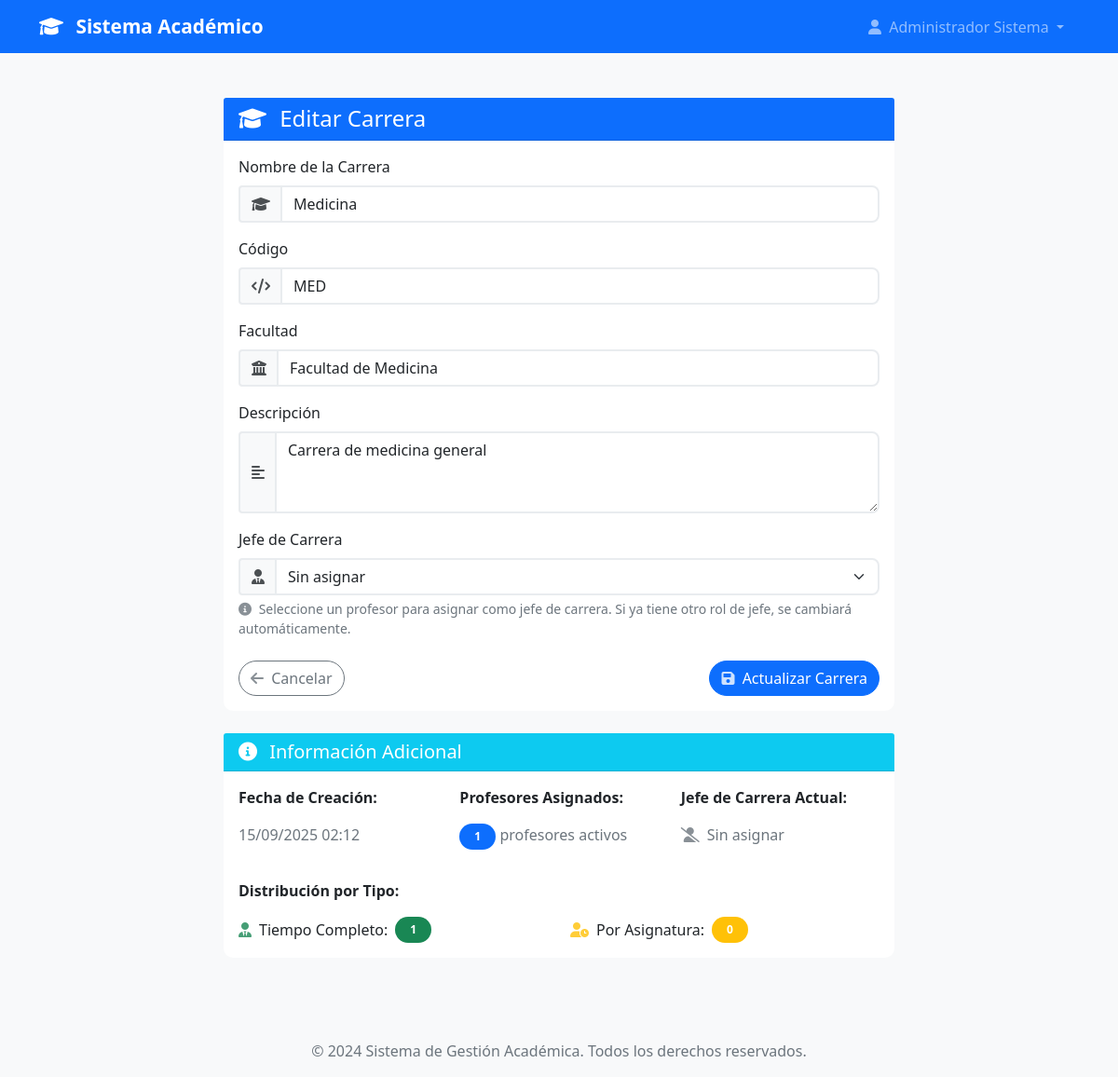
Page /admin/carreras/2/editar (signed in) on the earlier database version.
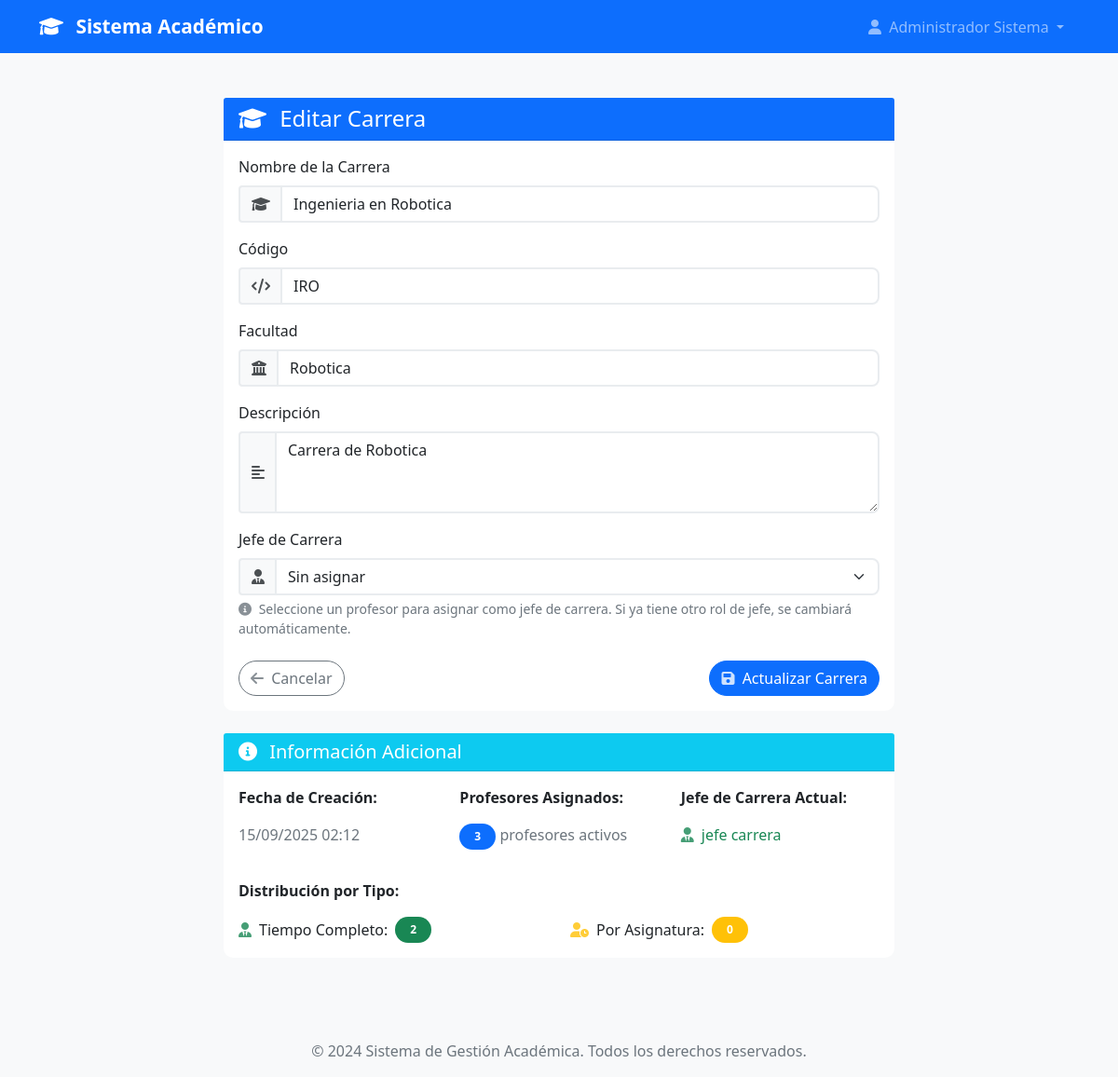
Same page on the later database version.
### models.py (models this page shows, shortened)
class Carrera(db.Model):
    id = db.Column(db.Integer, primary_key=True)
    nombre = db.Column(db.String(150), nullable=False, unique=True)
    codigo = db.Column(db.String(10), nullable=False, unique=True)  # Ej: "ING-SIS", "MED", etc.
    descripcion = db.Column(db.Text)
    facultad = db.Column(db.String(100))
    activa = db.Column(db.Boolean, default=True)
    fecha_creacion = db.Column(db.DateTime, default=datetime.utcnow)
    creada_por = db.Column(db.Integer, db.ForeignKey('user.id'), nullable=False)
    creador = db.relationship('User', foreign_keys=[creada_por], backref=db.backref('carreras_creadas', lazy=True))
    def get_profesores_count(self):
        profesores_many_to_many = User.query.filter(
            User.carreras.any(id=self.id),
            User.rol.in_(['profesor_completo', 'profesor_asignatura']),
            User.activo == True
        ).count()
        jefes_carrera = User.query.filter(
            User.carrera_id == self.id,
            User.rol == 'jefe_carrera',
            User.activo == True
        ).count()
        return profesores_many_to_many + jefes_carrera
    def get_profesores_completos_count(self):
        return User.query.filter(
            User.carreras.any(id=self.id),
            User.rol == 'profesor_completo',
            User.activo == True
        ).count()
    def get_profesores_asignatura_count(self):
        return User.query.filter(
            User.carreras.any(id=self.id),
            User.rol == 'profesor_asignatura',
            User.activo == True
        ).count()
    def get_jefe_carrera(self):
        return User.query.filter(
            User.carrera_id == self.id,
            User.rol == 'jefe_carrera',
            User.activo == True
        ).first()
    def tiene_jefe_carrera(self):
        return self.get_jefe_carrera() is not None
    def get_jefe_carrera_nombre(self):
        jefe = self.get_jefe_carrera()
        return jefe.get_nombre_completo() if jefe else 'Sin asignar'

class User(UserMixin, db.Model):
    id = db.Column(db.Integer, primary_key=True)
    username = db.Column(db.String(80), unique=True, nullable=False)
    email = db.Column(db.String(120), unique=True, nullable=False)
    password_hash = db.Column(db.String(120), nullable=False)
    nombre = db.Column(db.String(100), nullable=False)
    apellido = db.Column(db.String(100), nullable=False)
    telefono = db.Column(db.String(20))
    imagen_perfil = db.Column(db.String(200))  # Ruta de la imagen de perfil
    rol = db.Column(db.String(20), nullable=False)
    tipo_profesor = db.Column(db.String(20))
    carreras = db.relationship('Carrera', secondary=user_carreras, backref=db.backref('usuarios', lazy=True))
    carrera_id = db.Column(db.Integer, db.ForeignKey('carrera.id'))
    carrera = db.relationship('Carrera', foreign_keys=[carrera_id], backref=db.backref('jefe_carrera', uselist=False))
    fecha_registro = db.Column(db.DateTime, default=datetime.utcnow)
    activo = db.Column(db.Boolean, default=True)
    def get_nombre_completo(self):
        return f"{self.nombre} {self.apellido}"
    def is_admin(self):
        return self.rol == 'admin'

### app.py (the view, shortened to what this page needs)
@app.route('/admin/carreras/<int:id>/editar', methods=['GET', 'POST'])
@login_required
def editar_carrera(id):
    if not current_user.is_admin():
        flash('No tienes permisos para acceder a esta página.', 'error')
        return redirect(url_for('dashboard'))
    carrera = Carrera.query.get_or_404(id)
    if not carrera.activa:
        flash('Esta carrera no está disponible.', 'error')
        return redirect(url_for('gestionar_carreras'))
    form = CarreraForm()
    form._carrera_id = carrera.id  # Para validación de código único
    if request.method == 'GET':
        form.nombre.data = carrera.nombre
        form.codigo.data = carrera.codigo
        form.descripcion.data = carrera.descripcion
        form.facultad.data = carrera.facultad
        jefe_actual = carrera.get_jefe_carrera()
        if jefe_actual:
            form.jefe_carrera_id.data = str(jefe_actual.id)
        else:
            form.jefe_carrera_id.data = ''
    return render_template('admin/carrera_form.html', form=form, carrera=carrera, titulo="Editar Carrera")

### app.py (called while the page is built)
@login_manager.user_loader
def load_user(user_id):
    return User.query.get(int(user_id))

@app.context_processor
def inject_user_counts():
    if current_user.is_authenticated and current_user.is_admin():
        return dict(
            total_users=User.query.count(),
            total_admins=User.query.filter_by(rol='admin').count(),
            total_jefes=User.query.filter_by(rol='jefe_carrera').count(),
            total_profesores=User.query.filter(User.rol.in_(['profesor_completo', 'profesor_asignatura'])).count()
        )
    return dict()

### templates/admin/carrera_form.html (shortened to what the changed rows need)
{% extends "base.html" %}
{% block content %}
<div class="container mt-4">
    <div class="row justify-content-center">
        <div class="col-md-8">
            <div class="card">
                <div class="card-body">
                    <form method="POST">
                        <div class="mb-3">
                            <div class="input-group">
                                <span class="input-group-text">
                                    <i class="fas fa-graduation-cap"></i>
                                </span>
                                {{ form.nombre(class="form-control", placeholder="Ej: Ingeniería en Sistemas") }}
                            </div>
                        </div>
                        <div class="mb-3">
                            <div class="input-group">
                                <span class="input-group-text">
                                    <i class="fas fa-code"></i>
                                </span>
                                {{ form.codigo(class="form-control", placeholder="Ej: ISI, IND, MKT") }}
                            </div>
                        </div>
                        <div class="mb-3">
                            <div class="input-group">
                                <span class="input-group-text">
                                    <i class="fas fa-university"></i>
                                </span>
                                {{ form.facultad(class="form-control", placeholder="Ej: Facultad de Ingeniería") }}
                            </div>
                        </div>
                        <div class="mb-3">
                            <div class="input-group">
                                <span class="input-group-text">
                                    <i class="fas fa-align-left"></i>
                                </span>
                                {{ form.descripcion(class="form-control", rows="3", placeholder="Descripción opcional de la carrera...") }}
                            </div>
                        </div>
                    </form>
                </div>
            </div>
            {% if carrera %}
            <div class="card mt-4">
                <div class="card-header bg-info text-white">
                    <h5 class="mb-0">
                        <i class="fas fa-info-circle me-2"></i>
                        Información Adicional
                    </h5>
                </div>
                <div class="card-body">
                    <div class="row">
                        <div class="col-md-4">
                            <p><strong>Fecha de Creación:</strong></p>
                            <p class="text-muted">{{ carrera.fecha_creacion.strftime('%d/%m/%Y %H:%M') }}</p>
                        </div>
                        <div class="col-md-4">
                            <p><strong>Profesores Asignados:</strong></p>
                            <p class="text-muted">
                                <span class="badge bg-primary">{{ carrera.get_profesores_count() }}</span>
                                profesores activos
                            </p>
                        </div>
                        <div class="col-md-4">
                            <p><strong>Jefe de Carrera Actual:</strong></p>
                            {% if carrera.tiene_jefe_carrera() %}
                                <p class="text-success">
                                    <i class="fas fa-user-tie me-1"></i>
                                    {{ carrera.get_jefe_carrera_nombre() }}
                                </p>
                            {% else %}
                                <p class="text-muted">
                                    <i class="fas fa-user-slash me-1"></i>
                                    Sin asignar
                                </p>
                            {% endif %}
                        </div>
                    </div>
                    {% if carrera.get_profesores_count() > 0 %}
                    <div class="mt-3">
                        <p><strong>Distribución por Tipo:</strong></p>
                        <div class="row">
                            <div class="col-md-6">
                                <div class="d-flex align-items-center">
                                    <i class="fas fa-user-tie text-success me-2"></i>
                                    <span>Tiempo Completo: </span>
                                    <span class="badge bg-success ms-2">{{ carrera.get_profesores_completos_count() }}</span>
                                </div>
                            </div>
                            <div class="col-md-6">
                                <div class="d-flex align-items-center">
                                    <i class="fas fa-user-clock text-warning me-2"></i>
                                    <span>Por Asignatura: </span>
                                    <span class="badge bg-warning ms-2">{{ carrera.get_profesores_asignatura_count() }}</span>
                                </div>
                            </div>
                        </div>
                    </div>
                    {% endif %}
                </div>
            </div>
            {% endif %}
        </div>
    </div>
</div>
{% endblock %}

Differences in the rows shown:
changed Carrera: nombre "Medicina" → "Ingenieria en Robotica"; codigo "MED" → "IRO"; facultad "Facultad de Medicina" → "Robotica"; descripcion "Carrera de medicina general" → "Carrera de Robotica"; get_profesores_completos_count (not shown) → "2"
now on this page (row edited): User: get_jefe_carrera_nombre "jefe carrera"
Other differences:
{{ carrera.get_profesores_count() }}: "1" → "3"
{{ carrera.get_profesores_completos_count() }}: "1" → (not shown)
text no longer shown: "Sin asignar"
